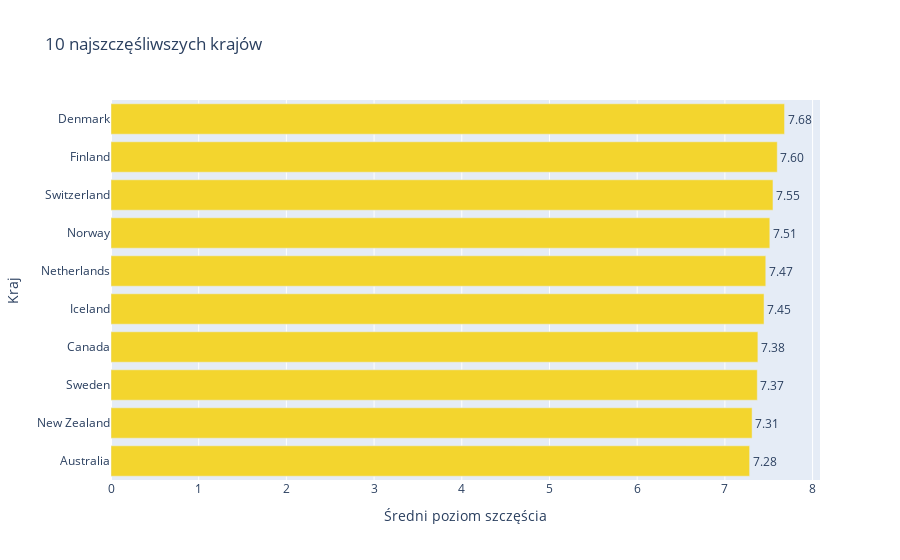

This figure's notebook cell:
### Markdown cell above
---

### Code cell
#10 najszczesliwyszych krajów
mean_life = df.groupby("country")["life_ladder"].mean().sort_values(ascending=False).reset_index()
top10 = mean_life.head(10)

fig_top = px.bar(
    top10,
    x="life_ladder",
    y="country",
    orientation="h",
    text="life_ladder",
    color_discrete_sequence=["#f3d52e"],
    labels={"life_ladder": "Średni poziom szczęścia", "country": "Kraj"},
    title="10 najszczęśliwszych krajów"
)

fig_top.update_traces(texttemplate='%{text:.2f}', textposition='outside')
fig_top.update_layout(yaxis={'categoryorder':'total ascending'})
fig_top.show()

### Figure 1 — Plotly figure (JSON) as saved in the notebook; plotly's stock layout.template omitted (floating-point values rounded to 4 significant figures)
{"data": [{"hovertemplate": "Średni poziom szczęścia=%{text}<br>Kraj=%{y}<extra></extra>", "legendgroup": "", "marker": {"color": "#f3d52e", "pattern": {"shape": ""}}, "name": "", "orientation": "h", "showlegend": false, "text": [7.68, 7.597, 7.548, 7.512, 7.466, 7.447, 7.376, 7.369, 7.31, 7.282], "textposition": "outside", "texttemplate": "%{text:.2f}", "type": "bar", "x": [7.68, 7.597, 7.548, 7.512, 7.466, 7.447, 7.376, 7.369, 7.31, 7.282], "xaxis": "x", "y": ["Denmark", "Finland", "Switzerland", "Norway", "Netherlands", "Iceland", "Canada", "Sweden", "New Zealand", "Australia"], "yaxis": "y"}], "layout": {"barmode": "relative", "legend": {"tracegroupgap": 0}, "title": {"text": "10 najszczęśliwszych krajów"}, "xaxis": {"anchor": "y", "domain": [0, 1], "title": {"text": "Średni poziom szczęścia"}}, "yaxis": {"anchor": "x", "categoryorder": "total ascending", "domain": [0, 1], "title": {"text": "Kraj"}}}}
